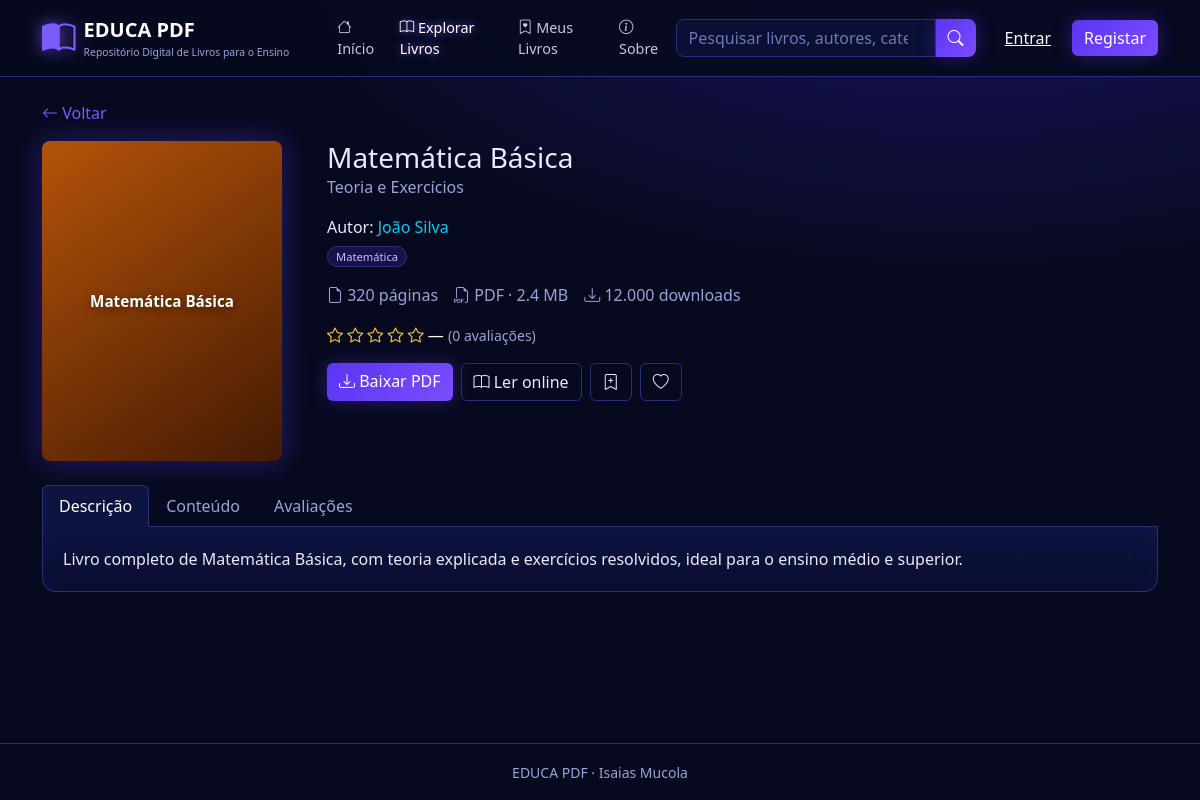
Screenshot of /livro.php?id=1 with the database file from the repository.
### tables this page shows
CREATE TABLE livros (
  id INT AUTO_INCREMENT PRIMARY KEY,
  titulo VARCHAR(160) NOT NULL,
  subtitulo VARCHAR(160) NULL,
  autor VARCHAR(120) NOT NULL,
  descricao TEXT NULL,
  conteudo TEXT NULL COMMENT 'Um tópico por linha',
  categoria_id INT NULL,
  arquivo_pdf VARCHAR(190) NOT NULL,
  capa VARCHAR(190) NULL,
  paginas INT NOT NULL DEFAULT 0,
  tamanho_mb DECIMAL(6,1) NOT NULL DEFAULT 0,
  downloads INT NOT NULL DEFAULT 0,
  destaque TINYINT(1) NOT NULL DEFAULT 0,
  professor_id INT NULL,
  criado_em TIMESTAMP DEFAULT CURRENT_TIMESTAMP,
  FOREIGN KEY (categoria_id) REFERENCES categorias(id) ON DELETE SET NULL,
  FOREIGN KEY (professor_id) REFERENCES usuarios(id) ON DELETE SET NULL
);

CREATE TABLE categorias (
  id INT AUTO_INCREMENT PRIMARY KEY,
  nome VARCHAR(80) NOT NULL UNIQUE,
  icone VARCHAR(40) NOT NULL DEFAULT 'bi-folder'
);

### livro.php (the view, shortened to what this page needs)
<?php
require_once __DIR__ . '/includes/funcoes.php';
$id = (int)($_GET['id'] ?? 0);
$st = db()->prepare('SELECT l.*, c.nome AS categoria FROM livros l LEFT JOIN categorias c ON c.id=l.categoria_id WHERE l.id=?');
$st->execute([$id]); $l = $st->fetch();
$av = db()->prepare('SELECT AVG(nota) m, COUNT(*) t FROM avaliacoes WHERE livro_id=?'); $av->execute([$id]); $av = $av->fetch();
$bib = ['favorito' => 0, 'salvo' => 0];
require __DIR__ . '/includes/header.php';
$media = round((float)$av['m'], 1);
?>
<a href="<?= url('livros.php') ?>" class="d-inline-block mb-3"><i class="bi bi-arrow-left"></i> Voltar</a>
<div class="row g-4 livro-detalhe">
  <div class="col-md-4 col-lg-3"><?= capa_html($l) ?></div>
  <div class="col-md-8 col-lg-9">
    <h1 class="h3 mb-0"><?= e($l['titulo']) ?></h1>
    <p class="text-muted-2"><?= e($l['subtitulo']) ?></p>
    <p class="mb-1">Autor: <span class="text-info"><?= e($l['autor']) ?></span></p>
    <span class="badge-cat"><?= e($l['categoria'] ?? 'Sem categoria') ?></span>
    <div class="d-flex flex-wrap gap-3 my-3 text-muted-2">
      <span><i class="bi bi-file-earmark"></i> <?= (int)$l['paginas'] ?> páginas</span>
      <span><i class="bi bi-filetype-pdf"></i> PDF · <?= e($l['tamanho_mb']) ?> MB</span>
      <span><i class="bi bi-download"></i> <?= fmt_num($l['downloads']) ?> downloads</span>
    </div>
    <div class="estrelas mb-3">
      <?php for ($i = 1; $i <= 5; $i++) echo '<i class="bi ' . ($i <= round($media) ? 'bi-star-fill' : 'bi-star') . '"></i> '; ?>
      <span class="text-light"><?= $av['t'] ? $media : '—' ?></span> <small class="text-muted-2">(<?= (int)$av['t'] ?> avaliações)</small>
    </div>
    <div class="d-flex flex-wrap gap-2">
      <a class="btn btn-educa" href="<?= url('baixar.php?id=' . $id) ?>"><i class="bi bi-download"></i> Baixar PDF</a>
      <a class="btn btn-contorno" href="<?= url('ler.php?id=' . $id) ?>"><i class="bi bi-book"></i> Ler online</a>
      <button class="btn btn-contorno <?= $bib['salvo'] ? 'active' : '' ?>" data-acao-biblioteca="salvar" data-livro="<?= $id ?>" data-url="<?= url('biblioteca.php') ?>" data-csrf="<?= csrf() ?>" aria-label="Guardar em Meus Livros"><i class="bi <?= $bib['salvo'] ? 'bi-bookmark-check-fill' : 'bi-bookmark-plus' ?>"></i></button>
      <button class="btn btn-contorno <?= $bib['favorito'] ? 'active' : '' ?>" data-acao-biblioteca="favorito" data-livro="<?= $id ?>" data-url="<?= url('biblioteca.php') ?>" data-csrf="<?= csrf() ?>" aria-label="Favoritar"><i class="bi <?= $bib['favorito'] ? 'bi-heart-fill' : 'bi-heart' ?>"></i></button>
    </div>
  </div>
</div>
<ul class="nav nav-tabs mt-4" role="tablist">
  <li class="nav-item"><button class="nav-link active" data-bs-toggle="tab" data-bs-target="#t-desc">Descrição</button></li>
  <li class="nav-item"><button class="nav-link" data-bs-toggle="tab" data-bs-target="#t-cont">Conteúdo</button></li>
  <li class="nav-item"><button class="nav-link" data-bs-toggle="tab" data-bs-target="#t-av" id="avaliacoes">Avaliações</button></li>
</ul>
<div class="tab-content painel border-top-0 rounded-top-0">
  <div class="tab-pane fade show active" id="t-desc"><?= nl2br(e($l['descricao'] ?: 'Sem descrição.')) ?></div>
</div>
<?php require __DIR__ . '/includes/footer.php'; ?>

### includes/funcoes.php (shortened to what this page needs)
<?php
function db(): PDO {
    static $pdo = null;
    if (!$pdo) {
        $pdo = new PDO('mysql:host=' . DB_HOST . ';dbname=' . DB_NAME . ';charset=utf8mb4', DB_USER, DB_PASS, [
            PDO::ATTR_ERRMODE => PDO::ERRMODE_EXCEPTION,
            PDO::ATTR_DEFAULT_FETCH_MODE => PDO::FETCH_ASSOC,
        ]);
    }
    return $pdo;
}
function e($v): string { return htmlspecialchars((string)$v, ENT_QUOTES, 'UTF-8'); }
function url(string $p = ''): string { return BASE_URL . '/' . ltrim($p, '/'); }
function csrf(): string {
    return $_SESSION['csrf'];
}
function capa_html(array $l, string $classe = ''): string {
    $cores = [['#1b3fd8','#7b2ff7'],['#b45309','#451a03'],['#047857','#0e7490'],['#7c2d12','#92400e'],['#1d4ed8','#0f766e'],['#6d28d9','#be185d']];
    $c = $cores[$l['id'] % count($cores)];
    return '<div class="capa capa-gerada ' . $classe . '" style="background:linear-gradient(145deg,' . $c[0] . ',' . $c[1] . ')"><span>' . e($l['titulo']) . '</span></div>';
}
    ob_start(); ?>
    <?php return ob_get_clean();
function fmt_num($n): string { return number_format((int)$n, 0, ',', '.'); }

### assets/css/style.css (style rules this page uses)
:root { --bg:#070a1f; --bg-2:#0b1030; --painel:#0e1440; --borda:#26307a; --roxo:#5b34f2; --roxo-2:#7c5cff; --texto:#e8ebff; --muted:#9aa3d6; --glow:0 0 18px rgba(91,52,242,.35); }
html { scroll-behavior:smooth }
body { background:radial-gradient(1200px 600px at 80% -10%,#1a1566 0,transparent 60%),var(--bg);color:var(--texto);min-height:100vh;display:flex;flex-direction:column;font-family:'Segoe UI',system-ui,-apple-system,Roboto,sans-serif }
a { color:var(--roxo-2);text-decoration:none }
.text-muted-2 { color:var(--muted)!important }
.btn-educa { background:linear-gradient(135deg,var(--roxo),#7a4dff);border:0;color:#fff;box-shadow:var(--glow) }
.btn-contorno { border:1px solid var(--borda);color:var(--texto);background:transparent }
.painel { background:linear-gradient(180deg,rgba(18,24,80,.65),rgba(10,14,50,.85));border:1px solid var(--borda);border-radius:14px;padding:1.25rem;box-shadow:inset 0 0 30px rgba(91,52,242,.06) }
.capa { width:100%;aspect-ratio:3/4;object-fit:cover;border-radius:8px;display:block }
.capa-gerada { display:flex;align-items:center;justify-content:center;text-align:center;padding:.6rem;color:#fff;font-weight:700;font-size:.95rem;text-shadow:0 2px 8px rgba(0,0,0,.5);box-shadow:inset 0 0 30px rgba(0,0,0,.25) }
.badge-cat { align-self:flex-start;font-size:.7rem;padding:.15rem .5rem;border-radius:20px;background:rgba(91,52,242,.2);border:1px solid var(--borda);color:#c9bfff }
.livro-detalhe .capa { max-width:240px;box-shadow:0 0 30px rgba(91,52,242,.4) }
.nav-tabs { border-color:var(--borda) }
.nav-tabs .nav-link { color:var(--muted) }
.nav-tabs .nav-link.active { background:var(--painel);color:#fff;border-color:var(--borda) var(--borda) var(--painel) }
.estrelas { color:#ffc933 }

### rows the page displays
livros: titulo "Matemática Básica", subtitulo "Teoria e Exercícios", autor "João Silva", categoria.nome "Matemática", paginas "320", tamanho_mb "2.4", downloads "12.000", descricao "Livro completo de Matemática Básica, com teoria explicada e exercícios resolvidos, ideal para o ensino médio e superior."

### other values shown
$av['t'] "0"
